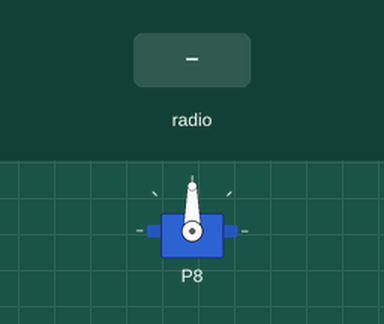
This program was run on a simulated BBC micro:bit (MakeCode). Shown: servo. The inputs (shaded band) are chosen by the test bench.

Above: at 1.2 s.
1.3 s: radio message "x=100" arrives
Timing chart, 0 to 4.3 s (numbered marks = the images above; inputs shaded):
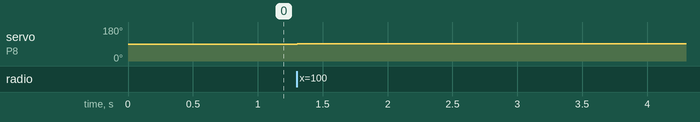

The program:

main.ts
```typescript
radio.onReceivedValue(function (name, value) {
    if (name == "x") {
        acc_x = value
    }
    if (name == "y") {
        acc_y = value
    }
})
let acc_y = 0
let acc_x = 0
radio.setGroup(1)
let right_angle = 90
let angle_range = 30
let angle = right_angle
basic.forever(function () {
    angle = right_angle + pins.map(
    acc_x,
    -1024,
    1023,
    0 - angle_range,
    angle_range
    )
    pins.servoWritePin(AnalogPin.P8, angle)
})
```

test.ts
```typescript
// テストはここに来ます。このパッケージが拡張機能として使用されるときにはコンパイルされません。
```

Measured:
- after the input at 1.3 s, servo on P8: 90° → 92° at once
